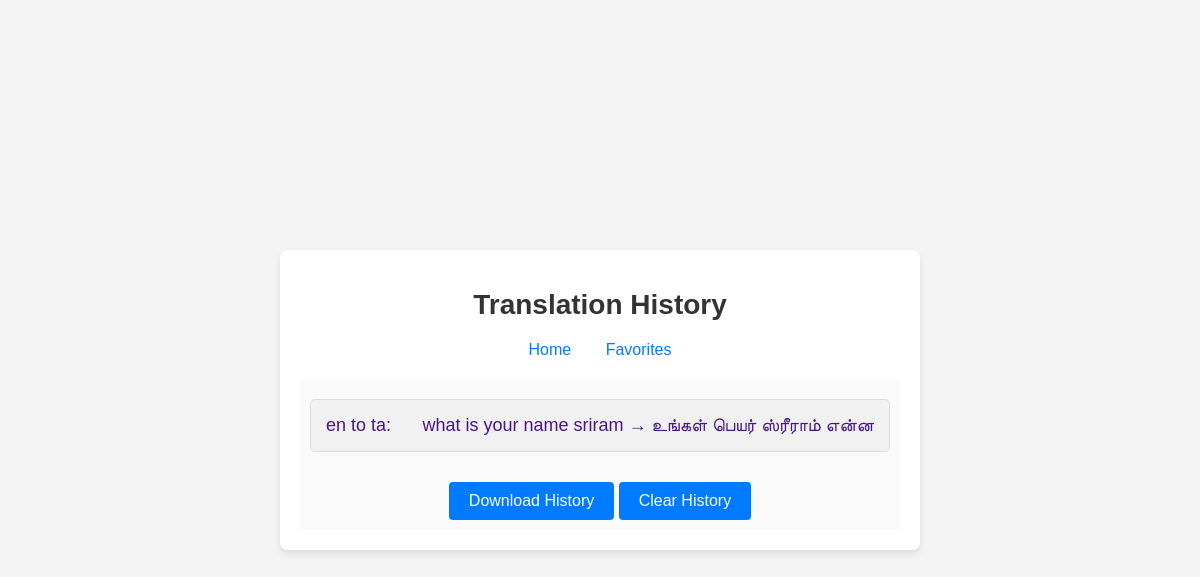
The app's page /history (signed in) with its own data.
### app.py (models this page shows)
class History(db.Model):
    id = db.Column(db.Integer, primary_key=True)
    text = db.Column(db.Text, nullable=False)
    translation = db.Column(db.Text, nullable=False)
    src = db.Column(db.String(50), nullable=False)
    dest = db.Column(db.String(50), nullable=False)
    user_id = db.Column(db.Integer, db.ForeignKey('user.id'), nullable=False)

### app.py (the view)
@app.route('/history')
@login_required
def show_history():
    user = User.query.filter_by(username=session['username']).first()
    return render_template('history.html', history=user.history)

### app.py (called while the page is built)
def login_required(f):
    @wraps(f)
    def decorated_function(*args, **kwargs):
        if 'username' not in session:
            return redirect(url_for('login'))
        return f(*args, **kwargs)
    return decorated_function

### templates/history.html (shortened to what this page needs)
<!DOCTYPE html>
<html lang="en">
<head>
    <link rel="stylesheet" href="{{ url_for('static', filename='styles.css') }}">
</head>
<body>
    <div class="container">
        <h1>Translation History</h1>
        <nav>
            <a href="{{ url_for('index') }}">Home</a>
            <a href="{{ url_for('show_favorites') }}">Favorites</a>
        </nav>
        <div class="history">
            <ul>
                {% for item in history %}
                <li>
                    <span>{{ item.src }} to {{ item.dest }}:</span>
                    <span>{{ item.text }} &rarr; {{ item.translation }}</span>
                </li>
                {% endfor %}
            </ul>
            <a href="{{ url_for('download_history') }}" class="button">Download History</a>
            <a href="{{ url_for('clear_history') }}" class="button">Clear History</a>
        </div>
    </div>
</body>
</html>

### static/styles.css (style rules this page uses)
.container { width: 90%; max-width: 600px; margin: auto; padding: 20px; background-color: #fff; box-shadow: 0 0 10px rgba(0, 0, 0, 0.1); border-radius: 8px; text-align: center; }
h1 { color: #333; }
nav { margin-bottom: 20px; }
nav a { margin: 0 10px; color: #007bff; text-decoration: none; font-size: 16px; }
.history, .favorites { margin-top: 20px; background-color: #fafafa; padding: 10px; border-radius: 4px; }
.history ul, .favorites ul { list-style: none; padding: 0; }
.history li, .favorites li { background-color: #e1bee7; color: #4a148c; padding: 10px; margin-bottom: 5px; border-radius: 4px; }
.button { display: inline-block; padding: 10px 20px; margin-top: 10px; color: white; background-color: #007bff; border-radius: 4px; text-decoration: none; transition: background-color 0.3s; }

### records on screen
History: src "en", dest "ta", text "what is your name sriram", translation "உங்கள் பெயர் ஸ்ரீராம் என்ன"
